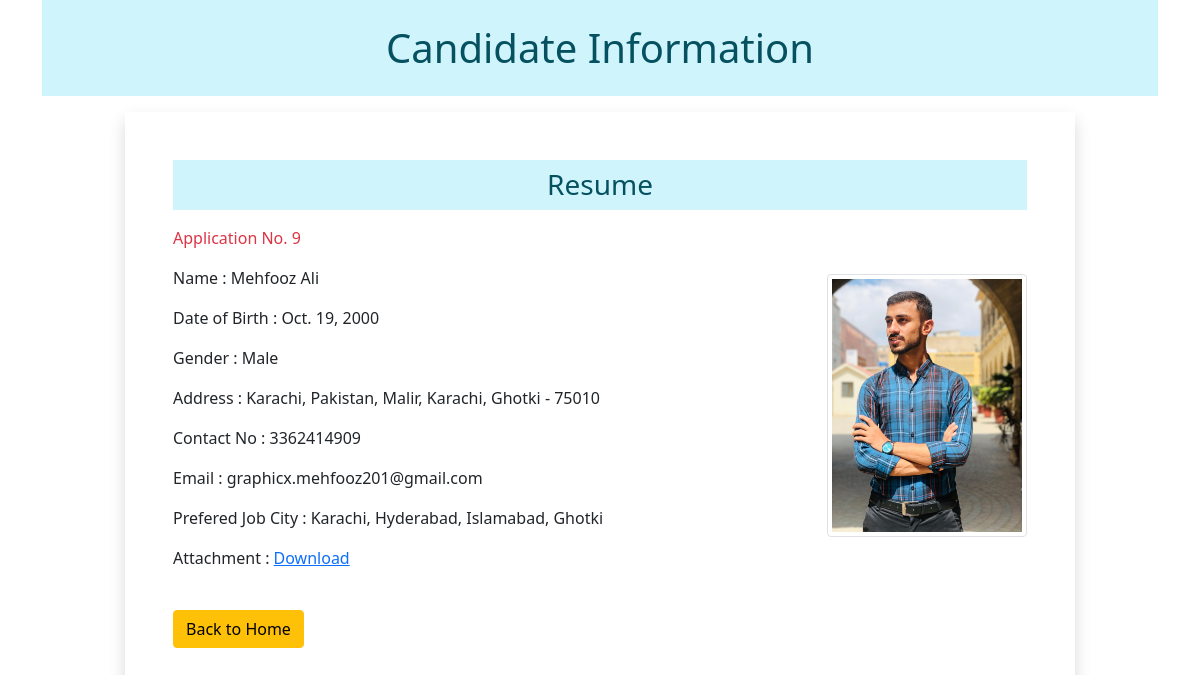
Screenshot of /9 with the database file from the repository.
### myapp/models.py (models this page shows)
class Resume(models.Model):
    name = models.CharField(max_length=100)
    dob = models.DateField(auto_now=False, auto_now_add=False)
    gender = models.CharField(max_length=100)
    location = models.CharField(max_length=100)
    city = models.CharField(max_length=100)
    pin = models.PositiveBigIntegerField()
    state = models.CharField(choices=STATE_CHOICE, max_length=100)
    mobile = models.PositiveBigIntegerField()
    email = models.EmailField()
    job_city = models.CharField(max_length=100)
    profile_image = models.ImageField(upload_to='profileimg', blank=True)
    my_file = models.FileField(upload_to='doc', blank=True)

### myapp/views.py (the view)
# urls.py: path('<int:pk>', views.CandidateView.as_view(), name='candidate'),
class CandidateView(View):  #Class Based Views
    def get(self, request, pk):
        candidate = Resume.objects.get(pk=pk)
        return render(request, 'myapp/candidate.html', {'candidate':candidate})

### myapp/templatetags/myfilter.py (called while the page is built)
@register.filter(name='remove_special')
def remove_chars(value, arg):
    for character in arg:
        value = value.replace(character, "")
    return value

### myapp/templates/myapp/candidate.html (shortened to what this page needs)
{% load myfilter %}
<!doctype html>
<html lang="en">
  <head>
    <link href="https://cdn.jsdelivr.net/npm/bootstrap@5.1.3/dist/css/bootstrap.min.css" rel="stylesheet">
    <link rel="stylesheet" href="//code.jquery.com/ui/1.13.2/themes/base/jquery-ui.css">
  </head>
  <body>
    <div class="container mb-5">
      <h1 class="alert-info text-center p-4 mb-3">Candidate Information</h1>
        <div class="row">
         <div class="col-sm-10 offset-1 shadow p-5">
            <h3 class="alert-info text-center p-2 mb-3">Resume</h3>
              <p class='text-danger'>Application No. {{candidate.id}}</p>
              <img src="{{candidate.profile_image.url}}" alt="" class="img-fluid img-thumbnail mt-2 float-end" width='200' height='150'>
              <p>Name : {{candidate.name}}</p>
              <p>Date of Birth :  {{candidate.dob}}</p>
              <p>Gender :  {{candidate.gender}}</p>
              <p>Address :  {{candidate.location}}, {{candidate.city}}, {{candidate.state}}  - {{candidate.pin}}</p>
              <p>Contact No :  {{candidate.mobile}}</p>
              <p>Email :  {{candidate.email}}</p>
              <p>Prefered Job City :  {{candidate.job_city|remove_special:"[]'"}}</p>
              <p>Attachment :  <a href="{{candidate.my_file.url}}">Download</a></p>
              <br>
              <a href="{% url 'home' %}" class="btn btn-warning">Back to Home</a>
          </div>
        </div>
    </div>
  </body>
</html>

### rows the page displays
Resume: id "9", profile_image (picture), name "Mehfooz Ali", dob "Oct. 19, 2000", gender "Male", location "Karachi, Pakistan", city "Malir, Karachi", state "Ghotki", pin "75010", mobile "3362414909", email "graphicx.mehfooz201@gmail.com", job_city|remove_special "Karachi, Hyderabad, Islamabad, Ghotki"
